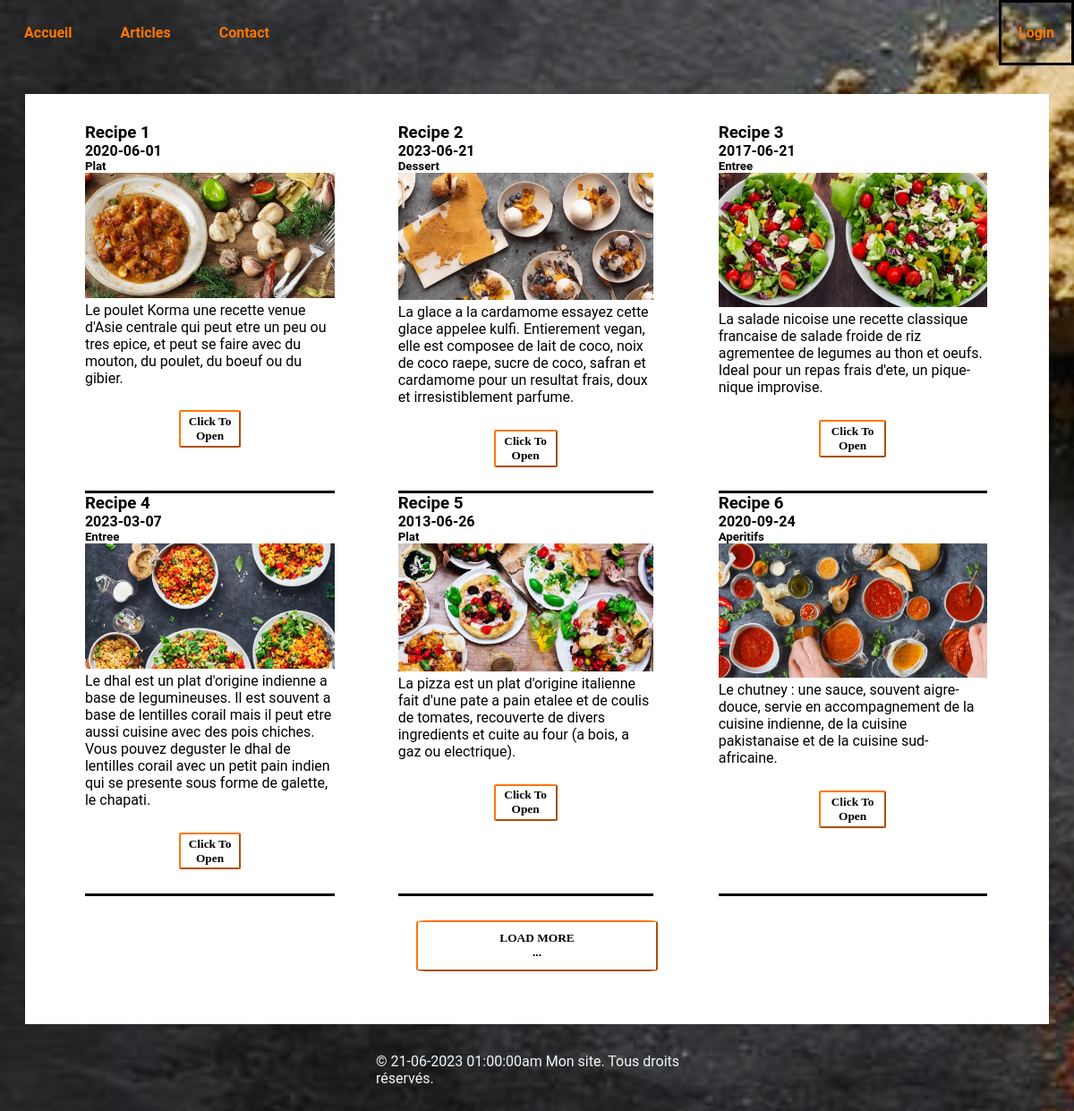
/articles-generator.php, run on the app's committed database.
### tables this page shows
CREATE TABLE IF NOT EXISTS `articles` (
  `idArticles` int(11) NOT NULL AUTO_INCREMENT,
  `Title` varchar(128) NOT NULL,
  `Date` date NOT NULL,
  `Category` varchar(80) NOT NULL,
  `ImageLink` varchar(250) NOT NULL,
  `Link` varchar(250) NOT NULL,
  `Description` text NOT NULL,
  PRIMARY KEY (`idArticles`),
  UNIQUE KEY `Title` (`Title`)
);

### articles-generator.php (the view, shortened to what this page needs)
<!DOCTYPE html>
<html lang="en">
<head>
    <link rel="stylesheet" href="./style.css">
</head>
<body>
    <?php include './components/header-navbar.php'; ?>
    <section id="ArticlesBox" class="ContentBoxes">
        <?php
            $servername = "localhost";
            $username = "root";
            $password = "";
            $dbname = "blog_cookery";
            if (($_SERVER['REQUEST_METHOD'] == 'GET') )
            {
                $conn = new mysqli($servername, $username, $password, $dbname);
                if ($conn->connect_error) {
                    die("Connection failed: " . $conn->connect_error);
                }
                else {
                    $SQLStringSelect = "SELECT * FROM articles";
                    $result = $conn->query($SQLStringSelect);
                    if ($result->num_rows > 0) {
                        echo '<div id="TheArticles">';
                        while($row = $result->fetch_assoc()) {
                            $Index = $row["idArticles"];
                            echo '<article>';
                            echo "<h3>Recipe $Index </h3>";
                            echo '<h4>' . $row["Date"] . '</h4>';
                            echo '<h5>' . $row["Category"] . '</h5>';
                            echo '<a href="' . './' . $row["Link"] . '">';
                            echo '<img src="' . './cache/' . $row["ImageLink"] . '" alt="Picture Of Recipe">';
                            echo '</a>';
                            echo '<span>'  . $row["Description"] . '</span>';
                            echo '<button onclick="(event) => {  }">Click To Open</button>';
                            echo '</article>';
                        }
                        echo '</div>';
                        echo '<button id="LoadMoreButton" onclick="LoadMore()">LOAD MORE<br>...</button>';
                    } else {
                        echo "0 results from selected database";
                    }
                }
            }
        ?>
    </section>
    <?php include './components/footer.php'; ?>
</body>
</html>

### components/header-navbar.php (shortened to what this page needs)
<header>
        <nav id="NavigationBar">
            <div id="HamburgerMenu">
                <ul id="HamLinks" class="Collapsed">
                    <li class="navigational"><a href="./index.php">Accueil</a></li>
                    <li class="navigational "><a href="./index.php?display=articles">Articles</a></li>
                    <li class="navigational"><a href="./index.php?display=contact">Contact</a></li>
                </ul>
            </div>
            <a id="Login" class="navigational selected" href="./index.php?display=login">Login</a>
        </nav>
</header>

### components/footer.php
<footer>
    &copy; <?php echo date('j-m-Y h:i:sa'); ?> Mon site. Tous droits réservés.
</footer>

### style.css (style rules this page uses)
* { font-family: 'roboto', sans-serif; padding: 0; margin: 0; }
body { min-height: 100vh; object-fit: fill; background-image: linear-gradient(to right, rgba(255, 255, 255, 0.215) 100% 100%), url('./cache/background3.jpeg'); background-size: cover; background-blend-mode: overlay; background-repeat: no-repeat; }
a { color: #ff7605; font-weight: bold; text-decoration: none; justify-content: center; }
button { background: transparent; border-radius: 4%; border-color: rgb(255, 118, 5); color: rgb(0, 0, 0); font-family: 'Vollkorn'; font-weight: bold; padding: 1%; }
section { border: 3px; background-color: white; }
footer { margin: 2em auto; width: 30%; color: aliceblue; }
#NavigationBar { display: flex; }
nav .navigational { display: inline-flex; padding: 1.5em; border: transparent solid 3px; }
nav .navigational.selected { border: black solid 3px; }
#HamburgerMenu { width: 94.5%; }
#HamLinks { display: flex; flex-direction: row; }
#Login { width: 2.5%; }
.ContentBoxes { width: 50%; margin: 2em auto; padding: 2em; display: block; }
#ArticlesBox { width: 90%; justify-items: center; }
#TheArticles { display: grid; grid-template-columns: auto auto auto; justify-items: center; }
#ArticlesBox article { width: 80%; border-bottom: 3px solid black; }
#ArticlesBox article a img { width: 100%; }
#ArticlesBox button { display: block; width: 25%; margin: 2em auto; }

### data on the page
articles: idArticles "1", Date "2020-06-01", Category "Plat", ImageLink (picture), Description "Le poulet Korma une recette venue d'Asie centrale qui peut etre un peu ou tres epice, et peut se faire avec du mouton, du poulet, du boeuf ou du gibier."
articles: idArticles "2", Date "2023-06-21", Category "Dessert", ImageLink (picture), Description "La glace a la cardamome essayez cette glace appelee kulfi. Entierement vegan, elle est composee de lait de coco, noix de coco raepe, sucre de coco, safran et cardamome pour un resultat frais, doux et irresistiblement parfume."
articles: idArticles "3", Date "2017-06-21", Category "Entree", ImageLink (picture), Description "La salade nicoise une recette classique francaise de salade froide de riz agrementee de legumes au thon et oeufs. Ideal pour un repas frais d'ete, un pique-nique improvise."
articles: idArticles "4", Date "2023-03-07", Category "Entree", ImageLink (picture), Description "Le dhal est un plat d'origine indienne a base de legumineuses. Il est souvent a base de lentilles corail mais il peut etre aussi cuisine avec des pois chiches. Vous pouvez deguster le dhal de lentilles corail avec un petit pain indien qui se presente sous forme de galette, le chapati."
articles: idArticles "5", Date "2013-06-26", Category "Plat", ImageLink (picture), Description "La pizza est un plat d'origine italienne fait d'une pate a pain etalee et de coulis de tomates, recouverte de divers ingredients et cuite au four (a bois, a gaz ou electrique)."
articles: idArticles "6", Date "2020-09-24", Category "Aperitifs", ImageLink (picture), Description "Le chutney : une sauce, souvent aigre-douce, servie en accompagnement de la cuisine indienne, de la cuisine pakistanaise et de la cuisine sud-africaine."
